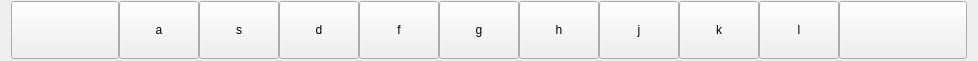
  <widget class="QWidget" name="layoutWidget">
   <property name="geometry">
    <rect>
     <x>-10</x>
     <y>60</y>
     <width>811</width>
     <height>61</height>
    </rect>
   </property>
   <layout class="QHBoxLayout" name="horizontalLayout_3">
    <property name="spacing">
     <number>0</number>
    </property>
    <property name="sizeConstraint">
     <enum>QLayout::SetDefaultConstraint</enum>
    </property>
    <property name="topMargin">
     <number>1</number>
    </property>
    <property name="bottomMargin">
     <number>1</number>
    </property>
    <item>
     <widget class="QPushButton" name="Button_CL">
      <property name="sizePolicy">
       <sizepolicy hsizetype="Fixed" vsizetype="Fixed">
        <horstretch>0</horstretch>
        <verstretch>0</verstretch>
       </sizepolicy>
      </property>
      <property name="styleSheet">
       <string notr="true">QPushButton
{
height: 50px;
width: 100px;
}</string>
      </property>
      <property name="text">
       <string/>
      </property>
      <property name="icon">
       <iconset resource="resources.qrc">
        <normaloff>:/Images/cl1.svg</normaloff>:/Images/cl1.svg</iconset>
      </property>
      <property name="iconSize">
       <size>
        <width>50</width>
        <height>50</height>
       </size>
      </property>
      <attribute name="buttonGroup">
       <string notr="true">buttonGroup</string>
      </attribute>
     </widget>
    </item>
    <item>
     <widget class="QPushButton" name="Button_a">
      <property name="sizePolicy">
       <sizepolicy hsizetype="Fixed" vsizetype="Fixed">
        <horstretch>0</horstretch>
        <verstretch>0</verstretch>
       </sizepolicy>
      </property>
      <property name="toolTip">
       <string>QPushButton
{
height: 30px;
}</string>
      </property>
      <property name="styleSheet">
       <string notr="true">QPushButton
{
height: 50px;
width:50px;
}</string>
      </property>
      <property name="text">
       <string>a</string>
      </property>
      <attribute name="buttonGroup">
       <string notr="true">buttonGroup</string>
      </attribute>
     </widget>
    </item>
    <item>
     <widget class="QPushButton" name="Button_s">
      <property name="sizePolicy">
       <sizepolicy hsizetype="Fixed" vsizetype="Fixed">
        <horstretch>0</horstretch>
        <verstretch>0</verstretch>
       </sizepolicy>
      </property>
      <property name="styleSheet">
       <string notr="true">QPushButton
{
height: 50px;
width:50px;
}</string>
      </property>
      <property name="text">
       <string>s</string>
      </property>
      <attribute name="buttonGroup">
       <string notr="true">buttonGroup</string>
      </attribute>
     </widget>
    </item>
    <item>
     <widget class="QPushButton" name="Button_d">
      <property name="sizePolicy">
       <sizepolicy hsizetype="Fixed" vsizetype="Fixed">
        <horstretch>0</horstretch>
        <verstretch>0</verstretch>
       </sizepolicy>
      </property>
      <property name="toolTip">
       <string>QPushButton
{
height: 30px;
}</string>
      </property>
      <property name="styleSheet">
       <string notr="true">QPushButton
{
height: 50px;
width:50px;
}</string>
      </property>
      <property name="text">
       <string>d</string>
      </property>
      <attribute name="buttonGroup">
       <string notr="true">buttonGroup</string>
      </attribute>
     </widget>
    </item>
    <item>
     <widget class="QPushButton" name="Button_f">
      <property name="sizePolicy">
       <sizepolicy hsizetype="Fixed" vsizetype="Fixed">
        <horstretch>0</horstretch>
        <verstretch>0</verstretch>
       </sizepolicy>
      </property>
      <property name="styleSheet">
       <string notr="true">QPushButton
{
height: 50px;
width:50px;
}</string>
      </property>
      <property name="text">
       <string>f</string>
      </property>
      <attribute name="buttonGroup">
       <string notr="true">buttonGroup</string>
      </attribute>
     </widget>
    </item>
    <item>
     <widget class="QPushButton" name="Button_g">
      <property name="sizePolicy">
       <sizepolicy hsizetype="Fixed" vsizetype="Fixed">
        <horstretch>0</horstretch>
        <verstretch>0</verstretch>
       </sizepolicy>
      </property>
      <property name="styleSheet">
       <string notr="true">QPushButton
{
height: 50px;
width:50px;
}</string>
      </property>
      <property name="text">
       <string>g</string>
      </property>
      <attribute name="buttonGroup">
       <string notr="true">buttonGroup</string>
      </attribute>
     </widget>
    </item>
    <item>
     <widget class="QPushButton" name="Button_h">
      <property name="sizePolicy">
       <sizepolicy hsizetype="Fixed" vsizetype="Fixed">
        <horstretch>0</horstretch>
        <verstretch>0</verstretch>
       </sizepolicy>
      </property>
      <property name="styleSheet">
       <string notr="true">QPushButton
{
height: 50px;
width:50px;
}</string>
      </property>
      <property name="text">
       <string>h</string>
      </property>
      <attribute name="buttonGroup">
       <string notr="true">buttonGroup</string>
      </attribute>
     </widget>
    </item>
    <item>
     <widget class="QPushButton" name="Button_j">
      <property name="sizePolicy">
       <sizepolicy hsizetype="Fixed" vsizetype="Fixed">
        <horstretch>0</horstretch>
        <verstretch>0</verstretch>
       </sizepolicy>
      </property>
      <property name="styleSheet">
       <string notr="true">QPushButton
{
height: 50px;
width:50px;
}</string>
      </property>
      <property name="text">
       <string>j</string>
      </property>
      <attribute name="buttonGroup">
       <string notr="true">buttonGroup</string>
      </attribute>
     </widget>
    </item>
    <item>
     <widget class="QPushButton" name="Button_k">
      <property name="sizePolicy">
       <sizepolicy hsizetype="Fixed" vsizetype="Fixed">
        <horstretch>0</horstretch>
        <verstretch>0</verstretch>
       </sizepolicy>
      </property>
      <property name="styleSheet">
       <string notr="true">QPushButton
{
height: 50px;
width:50px;
}</string>
      </property>
      <property name="text">
       <string>k</string>
      </property>
      <attribute name="buttonGroup">
       <string notr="true">buttonGroup</string>
      </attribute>
     </widget>
    </item>
    <item>
     <widget class="QPushButton" name="Button_l">
      <property name="sizePolicy">
       <sizepolicy hsizetype="Fixed" vsizetype="Fixed">
        <horstretch>0</horstretch>
        <verstretch>0</verstretch>
       </sizepolicy>
      </property>
      <property name="styleSheet">
       <string notr="true">QPushButton
{
height: 50px;
width:50px;
}</string>
      </property>
      <property name="text">
       <string>l</string>
      </property>
     </widget>
    </item>
    <item>
     <widget class="QPushButton" name="Button_EN">
      <property name="sizePolicy">
       <sizepolicy hsizetype="Fixed" vsizetype="Fixed">
        <horstretch>0</horstretch>
        <verstretch>0</verstretch>
       </sizepolicy>
      </property>
      <property name="styleSheet">
       <string notr="true">QPushButton
{
height: 50px;
width:120px;
}</string>
      </property>
      <property name="text">
       <string/>
      </property>
      <property name="icon">
       <iconset resource="resources.qrc">
        <normaloff>:/Images/en.svg</normaloff>:/Images/en.svg</iconset>
      </property>
      <property name="iconSize">
       <size>
        <width>50</width>
        <height>50</height>
       </size>
      </property>
     </widget>
    </item>
   </layout>
  </widget>
